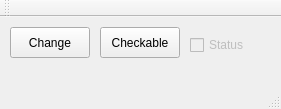
<?xml version="1.0" encoding="UTF-8"?>
<ui version="4.0">
 <class>MainWindow</class>
 <widget class="QMainWindow" name="MainWindow">
  <property name="geometry">
   <rect>
    <x>0</x>
    <y>0</y>
    <width>281</width>
    <height>109</height>
   </rect>
  </property>
  <property name="windowTitle">
   <string>MainWindow</string>
  </property>
  <widget class="QWidget" name="centralWidget">
   <widget class="QPushButton" name="pushButton_Change">
    <property name="geometry">
     <rect>
      <x>10</x>
      <y>10</y>
      <width>80</width>
      <height>31</height>
     </rect>
    </property>
    <property name="text">
     <string>Change</string>
    </property>
   </widget>
   <widget class="QPushButton" name="pushButton_Checkable">
    <property name="geometry">
     <rect>
      <x>100</x>
      <y>10</y>
      <width>80</width>
      <height>31</height>
     </rect>
    </property>
    <property name="text">
     <string>Checkable</string>
    </property>
    <property name="checkable">
     <bool>true</bool>
    </property>
   </widget>
   <widget class="QCheckBox" name="checkBox_Status">
    <property name="enabled">
     <bool>false</bool>
    </property>
    <property name="geometry">
     <rect>
      <x>190</x>
      <y>20</y>
      <width>72</width>
      <height>16</height>
     </rect>
    </property>
    <property name="text">
     <string>Status</string>
    </property>
   </widget>
  </widget>
  <widget class="QMenuBar" name="menuBar">
   <property name="geometry">
    <rect>
     <x>0</x>
     <y>0</y>
     <width>281</width>
     <height>27</height>
    </rect>
   </property>
  </widget>
  <widget class="QToolBar" name="mainToolBar">
   <attribute name="toolBarArea">
    <enum>TopToolBarArea</enum>
   </attribute>
   <attribute name="toolBarBreak">
    <bool>false</bool>
   </attribute>
  </widget>
  <widget class="QStatusBar" name="statusBar"/>
 </widget>
 <layoutdefault spacing="6" margin="11"/>
 <resources/>
 <connections/>
</ui>
